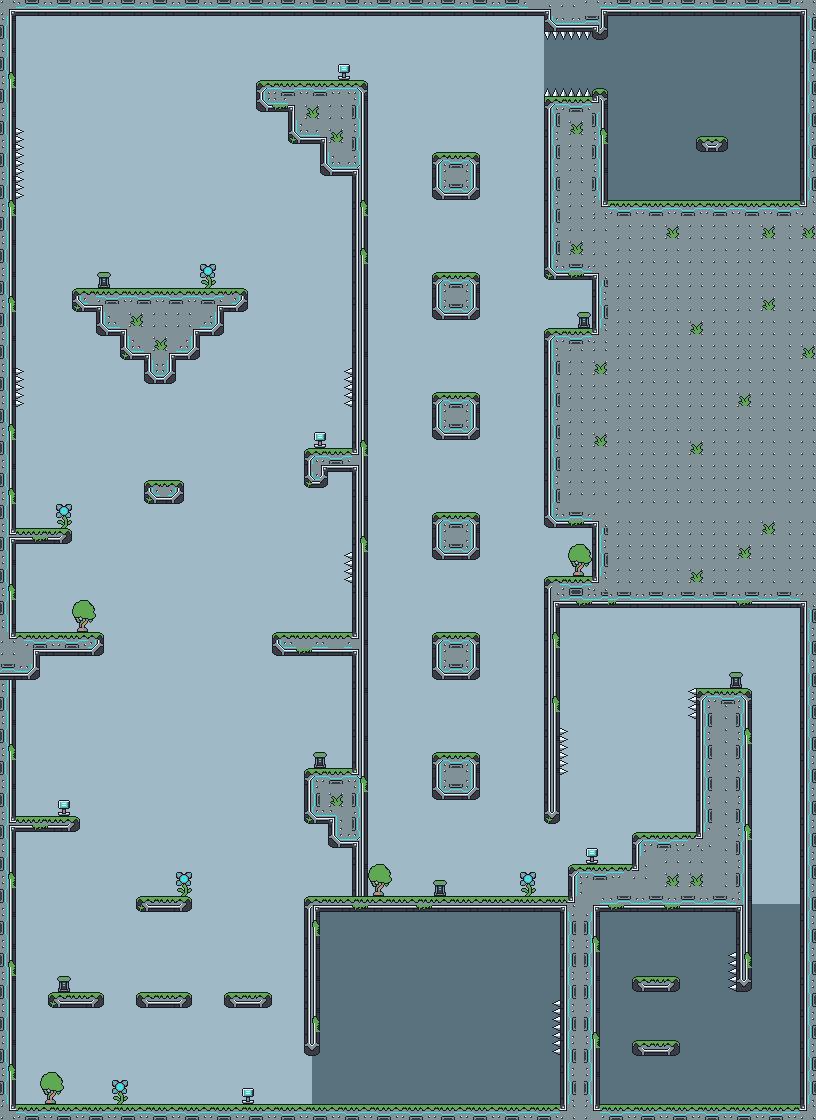

A level layout from a 2D game, rendered from its tile map. Below: a short description, then the map file with tile-grid data replaced by summaries:
An orthogonal 102x140 tile map with 8x8 px tiles, 1 tile layer (gfx), 2 hidden layers not drawn and 49 objects (31x Enemy, 14x Item, Spawn, Npc, Door, ...).

<map version="1.10" tiledversion="1.10.2" orientation="orthogonal" renderorder="right-down" width="102" height="140" tilewidth="8" tileheight="8" infinite="0" nextlayerid="5" nextobjectid="89">
 <tileset firstgid="1" source="forest.tsx" />
 <layer id="1" name="gfx" width="102" height="140">
  <data>[14280 cells, 14280 non-empty, 104 distinct tile ids]</data>
 </layer>
 <layer id="2" name="walls" width="102" height="140" visible="0">
  <data>[14280 cells, 4206 non-empty, 1 distinct tile ids]</data>
 </layer>
 <layer id="4" name="spikes" width="102" height="140" visible="0">
  <data>[14280 cells, 57 non-empty, 1 distinct tile ids]</data>
 </layer>
 <objectgroup id="3" name="objs">
  <object id="1" name="Spawn" x="104" y="1072">
   <point />
  </object>
  <object id="2" name="HealthItem" type="Item" x="536" y="936">
   <point />
  </object>
  <object id="3" name="OrcMiniboss" type="Enemy" x="776" y="184">
   <properties>
    <property name="health" type="int" value="5" />
    <property name="strength" type="int" value="5" />
    <property name="walk" value="L120,R120" />
   </properties>
   <point />
  </object>
  <object id="4" name="Goblin" type="Enemy" x="88" y="976">
   <properties>
    <property name="walk" value="L120,R120" />
   </properties>
   <point />
  </object>
  <object id="6" name="RacoonNpc" type="Npc" x="160" y="276">
   <properties>
    <property name="dialogue_id" type="int" value="2" />
   </properties>
   <point />
  </object>
  <object id="8" name="Orc" type="Enemy" x="680" y="816">
   <properties>
    <property name="walk" value="L120,R120" />
   </properties>
   <point />
  </object>
  <object id="11" name="Key" type="Item" x="28" y="696">
   <point />
  </object>
  <object id="17" name="DoorV" type="Door" x="312" y="1080">
   <properties>
    <property name="locked" type="bool" value="true" />
   </properties>
   <point />
  </object>
  <object id="20" name="Switch" type="Switch" x="164" y="528">
   <properties>
    <property name="event_id" type="int" value="0" />
   </properties>
   <point />
  </object>
  <object id="21" name="GoblinMiniboss" type="Enemy" x="640" y="960">
   <properties>
    <property name="flags" type="int" value="2" />
    <property name="health" type="int" value="5" />
    <property name="strength" type="int" value="5" />
    <property name="walk" value="R60,P120,L60" />
   </properties>
   <point />
  </object>
  <object id="36" name="Doublejump" type="Item" x="344" y="936">
   <point />
  </object>
  <object id="37" name="Dash" type="Item" x="164" y="856">
   <point />
  </object>
  <object id="38" name="Airdash" type="Item" x="584" y="648">
   <point />
  </object>
  <object id="39" name="Walljump" type="Item" x="208" y="1072">
   <point />
  </object>
  <object id="41" name="Battery" type="Item" x="340" y="492">
   <point />
  </object>
  <object id="43" name="HealthItem" type="Item" x="164" y="968">
   <point />
  </object>
  <object id="44" name="HealthItem" type="Item" x="328" y="680">
   <point />
  </object>
  <object id="45" name="HealthItem" type="Item" x="520" y="592">
   <point />
  </object>
  <object id="46" name="HealthItem" type="Item" x="720" y="664">
   <point />
  </object>
  <object id="48" name="HealthItem" type="Item" x="400" y="872">
   <point />
  </object>
  <object id="50" name="Battery" type="Item" x="512" y="712">
   <point />
  </object>
  <object id="51" name="Battery" type="Item" x="40" y="48">
   <point />
  </object>
  <object id="53" name="Goblin" type="Enemy" x="32" y="800">
   <properties>
    <property name="walk" value="R120,L120" />
   </properties>
   <point />
  </object>
  <object id="54" name="Goblin" type="Enemy" x="164" y="464">
   <point />
  </object>
  <object id="55" name="Goblin" type="Enemy" x="216" y="272">
   <properties>
    <property name="walk" value="L240,R240" />
   </properties>
   <point />
  </object>
  <object id="56" name="Goblin" type="Enemy" x="312" y="616">
   <properties>
    <property name="walk" value="L120,R120" />
   </properties>
   <point />
  </object>
  <object id="57" name="Goblin" type="Enemy" x="568" y="312">
   <point />
  </object>
  <object id="58" name="Goblin" type="Enemy" x="568" y="560">
   <point />
  </object>
  <object id="59" name="Orc" type="Enemy" x="512" y="880">
   <properties>
    <property name="walk" value="L240,R240" />
   </properties>
   <point />
  </object>
  <object id="60" name="Orc" type="Enemy" x="320" y="64">
   <properties>
    <property name="walk" value="L120,R120" />
   </properties>
   <point />
  </object>
  <object id="61" name="Orc" type="Enemy" x="336" y="752">
   <properties>
    <property name="walk" value="L60,P120,R60,P120" />
   </properties>
   <point />
  </object>
  <object id="62" name="Orc" type="Enemy" x="184" y="1088">
   <properties>
    <property name="walk" value="L120,R120" />
   </properties>
   <point />
  </object>
  <object id="63" name="Orc" type="Enemy" x="48" y="616">
   <properties>
    <property name="walk" value="R120,L120" />
   </properties>
   <point />
  </object>
  <object id="65" name="Goblin" type="Enemy" x="640" y="1024">
   <properties>
    <property name="walk" value="R60,P120,L60" />
   </properties>
   <point />
  </object>
  <object id="66" name="Goblin" type="Enemy" x="496" y="1088">
   <properties>
    <property name="walk" value="L120,R120" />
   </properties>
   <point />
  </object>
  <object id="69" name="Goblin" type="Enemy" x="700" y="120">
   <properties>
    <property name="walk" value="R120,L120" />
   </properties>
   <point />
  </object>
  <object id="70" name="Orc" type="Enemy" x="696" y="184">
   <properties>
    <property name="walk" value="L180,R180" />
   </properties>
   <point />
  </object>
  <object id="73" name="RedNinja" type="Enemy" x="400" y="176">
   <point />
  </object>
  <object id="74" name="HarmlessNinja" type="Enemy" x="512" y="176">
   <point />
  </object>
  <object id="75" name="CyanNinja" type="Enemy" x="400" y="296">
   <point />
  </object>
  <object id="76" name="HarmlessNinja" type="Enemy" x="512" y="296">
   <point />
  </object>
  <object id="77" name="BlueNinja" type="Enemy" x="400" y="416">
   <point />
  </object>
  <object id="78" name="HarmlessNinja" type="Enemy" x="512" y="416">
   <point />
  </object>
  <object id="79" name="BlackNinja" type="Enemy" x="400" y="536">
   <point />
  </object>
  <object id="80" name="HarmlessNinja" type="Enemy" x="512" y="536">
   <point />
  </object>
  <object id="81" name="GreyNinja" type="Enemy" x="400" y="656">
   <point />
  </object>
  <object id="82" name="HarmlessNinja" type="Enemy" x="512" y="656">
   <point />
  </object>
  <object id="83" name="YellowNinja" type="Enemy" x="400" y="776">
   <point />
  </object>
  <object id="84" name="HarmlessNinja" type="Enemy" x="512" y="776">
   <point />
  </object>
 </objectgroup>
</map>
